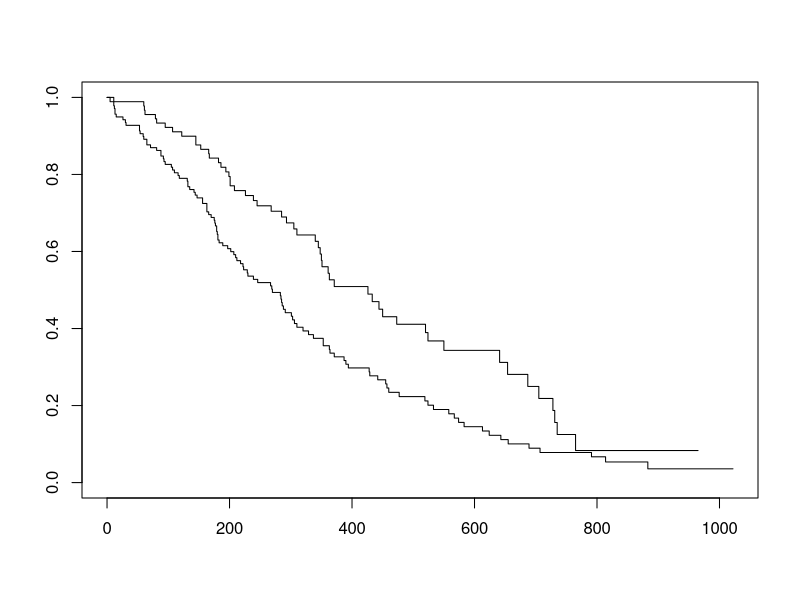
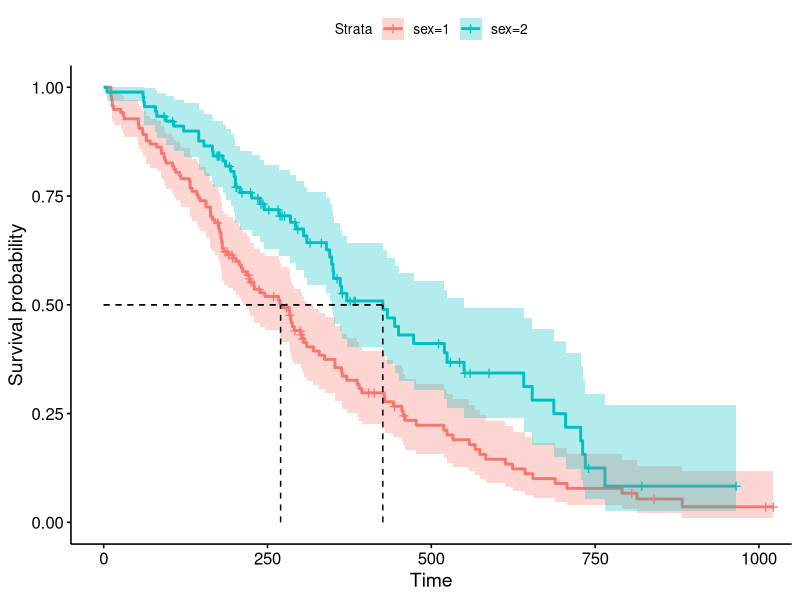

Reproduce these figures in R, in order. (Note: this script raises an error after producing the figures.)
# 生存分析

# 考虑时间效应以及失访的存在

library(survival)
library(survminer)
library(broom)
#lung数据集模拟建模
lung

#KM生存曲线绘制

fit1 <- survfit(Surv(time,status)~sex,data = lung)

plot(fit1)

ggsurvplot(fit1,
           conf.int = T, #可信区间
           surv.median.line = "hv" #刻画中位生存时间
           )


#构建coxph模型
fit2 <- coxph(Surv(time,status)~age+sex+inst,data = lung)

summary(fit2)

fit2 %>% tidy(exponentiate = T,conf.int = T)

fit2 %>% tbl_regression(exponentiate = T,conf.int = T)

cox.zph(fit2) #等比例风险检验
